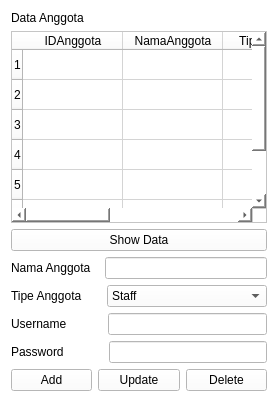
            <widget class="QWidget" name="editAnggota">
             <property name="styleSheet">
              <string notr="true">background: rgb(255, 255, 255)</string>
             </property>
             <layout class="QVBoxLayout" name="verticalLayout_8">
              <item>
               <widget class="QLabel" name="label">
                <property name="text">
                 <string>Data Anggota</string>
                </property>
               </widget>
              </item>
              <item>
               <layout class="QHBoxLayout" name="horizontalLayout_4">
                <item>
                 <widget class="QTableWidget" name="tableWidgetAnggota">
                  <property name="rowCount">
                   <number>7</number>
                  </property>
                  <property name="columnCount">
                   <number>5</number>
                  </property>
                  <row/>
                  <row/>
                  <row/>
                  <row/>
                  <row/>
                  <row/>
                  <row/>
                  <column>
                   <property name="text">
                    <string>IDAnggota</string>
                   </property>
                  </column>
                  <column>
                   <property name="text">
                    <string>NamaAnggota</string>
                   </property>
                  </column>
                  <column>
                   <property name="text">
                    <string>TipeAnggota</string>
                   </property>
                  </column>
                  <column>
                   <property name="text">
                    <string>Username</string>
                   </property>
                  </column>
                  <column>
                   <property name="text">
                    <string>Password</string>
                   </property>
                  </column>
                 </widget>
                </item>
               </layout>
              </item>
              <item>
               <widget class="QPushButton" name="btn_showData">
                <property name="styleSheet">
                 <string notr="true">QPushButton:hover {
	background-color: rgb(85, 170, 255);
}</string>
                </property>
                <property name="text">
                 <string>Show Data</string>
                </property>
               </widget>
              </item>
              <item>
               <layout class="QHBoxLayout" name="horizontalLayout_5">
                <property name="spacing">
                 <number>14</number>
                </property>
                <item>
                 <widget class="QLabel" name="label_3">
                  <property name="sizePolicy">
                   <sizepolicy hsizetype="Fixed" vsizetype="Preferred">
                    <horstretch>0</horstretch>
                    <verstretch>0</verstretch>
                   </sizepolicy>
                  </property>
                  <property name="styleSheet">
                   <string notr="true"/>
                  </property>
                  <property name="text">
                   <string>Nama Anggota</string>
                  </property>
                 </widget>
                </item>
                <item>
                 <widget class="QLineEdit" name="lineEditNamaAnggota">
                  <property name="styleSheet">
                   <string notr="true">background: rgb(255, 255, 255)</string>
                  </property>
                 </widget>
                </item>
               </layout>
              </item>
              <item>
               <layout class="QHBoxLayout" name="horizontalLayout_9">
                <property name="spacing">
                 <number>6</number>
                </property>
                <item>
                 <widget class="QLabel" name="label_7">
                  <property name="sizePolicy">
                   <sizepolicy hsizetype="Fixed" vsizetype="Fixed">
                    <horstretch>0</horstretch>
                    <verstretch>0</verstretch>
                   </sizepolicy>
                  </property>
                  <property name="maximumSize">
                   <size>
                    <width>90</width>
                    <height>16777215</height>
                   </size>
                  </property>
                  <property name="styleSheet">
                   <string notr="true"/>
                  </property>
                  <property name="text">
                   <string>Tipe Anggota</string>
                  </property>
                 </widget>
                </item>
                <item>
                 <widget class="QComboBox" name="comboBoxTipeAnggota">
                  <property name="sizePolicy">
                   <sizepolicy hsizetype="Minimum" vsizetype="Minimum">
                    <horstretch>0</horstretch>
                    <verstretch>0</verstretch>
                   </sizepolicy>
                  </property>
                  <property name="font">
                   <font>
                    <bold>false</bold>
                   </font>
                  </property>
                  <property name="autoFillBackground">
                   <bool>false</bool>
                  </property>
                  <property name="styleSheet">
                   <string notr="true"/>
                  </property>
                  <item>
                   <property name="text">
                    <string>Staff</string>
                   </property>
                  </item>
                  <item>
                   <property name="text">
                    <string>Owner</string>
                   </property>
                  </item>
                 </widget>
                </item>
               </layout>
              </item>
              <item>
               <layout class="QHBoxLayout" name="horizontalLayout_7">
                <property name="spacing">
                 <number>41</number>
                </property>
                <item>
                 <widget class="QLabel" name="label_6">
                  <property name="sizePolicy">
                   <sizepolicy hsizetype="Fixed" vsizetype="Preferred">
                    <horstretch>0</horstretch>
                    <verstretch>0</verstretch>
                   </sizepolicy>
                  </property>
                  <property name="styleSheet">
                   <string notr="true"/>
                  </property>
                  <property name="text">
                   <string>Username</string>
                  </property>
                 </widget>
                </item>
                <item>
                 <widget class="QLineEdit" name="lineEditUsername">
                  <property name="styleSheet">
                   <string notr="true">background: rgb(255, 255, 255)</string>
                  </property>
                 </widget>
                </item>
               </layout>
              </item>
              <item>
               <layout class="QHBoxLayout" name="horizontalLayout_6">
                <property name="spacing">
                 <number>45</number>
                </property>
                <item>
                 <widget class="QLabel" name="label_4">
                  <property name="sizePolicy">
                   <sizepolicy hsizetype="Fixed" vsizetype="Preferred">
                    <horstretch>0</horstretch>
                    <verstretch>0</verstretch>
                   </sizepolicy>
                  </property>
                  <property name="styleSheet">
                   <string notr="true"/>
                  </property>
                  <property name="text">
                   <string>Password</string>
                  </property>
                 </widget>
                </item>
                <item>
                 <widget class="QLineEdit" name="lineEditPassword">
                  <property name="styleSheet">
                   <string notr="true">background: rgb(255, 255, 255)</string>
                  </property>
                  <property name="echoMode">
                   <enum>QLineEdit::Password</enum>
                  </property>
                 </widget>
                </item>
               </layout>
              </item>
              <item>
               <layout class="QHBoxLayout" name="horizontalLayout_8">
                <item>
                 <widget class="QPushButton" name="btn_add">
                  <property name="styleSheet">
                   <string notr="true">QPushButton:hover {
	background-color: rgb(85, 170, 255);
}</string>
                  </property>
                  <property name="text">
                   <string>Add</string>
                  </property>
                 </widget>
                </item>
                <item>
                 <widget class="QPushButton" name="btn_update">
                  <property name="styleSheet">
                   <string notr="true">QPushButton:hover {
	background-color: rgb(85, 170, 255);
}</string>
                  </property>
                  <property name="text">
                   <string>Update</string>
                  </property>
                 </widget>
                </item>
                <item>
                 <widget class="QPushButton" name="btn_delete">
                  <property name="styleSheet">
                   <string notr="true">QPushButton:hover {
	background-color: rgb(85, 170, 255);
}</string>
                  </property>
                  <property name="text">
                   <string>Delete</string>
                  </property>
                 </widget>
                </item>
               </layout>
              </item>
             </layout>
            </widget>
